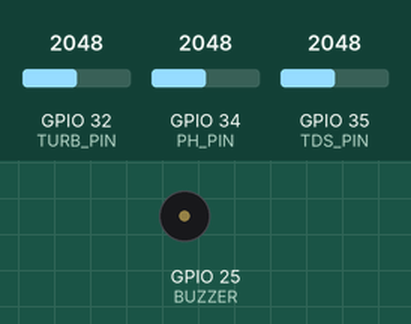
Recording of a sketch running on a simulated ESP32. Parts: buzzer (waves = sounding, pin HIGH). The test bench sets the inputs (shaded band); at power-on: GPIO 32 (TURB_PIN) = 2048, GPIO 34 (PH_PIN) = 2048, GPIO 35 (TDS_PIN) = 2048 (analog values on the 0–4095 scale). WiFi joins after 1.5 s; servers stay silent unless stated; uploads are accepted with an empty reply; what the sketch prints to the serial monitor is not drawn.

Above: at 2.8 s.
2.9 s: GPIO 32 (TURB_PIN) set to 2218
5.8 s: GPIO 32 (TURB_PIN) set to 2281
At 7.4 s:
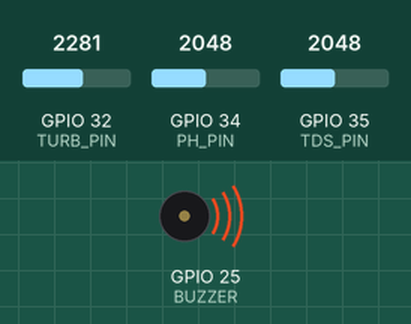
8.7 s: GPIO 32 (TURB_PIN) set to 2047
At 11.5 s:
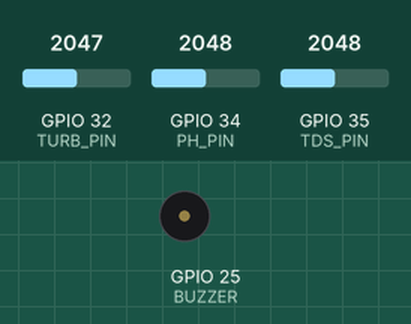
11.9 s: GPIO 32 (TURB_PIN) set to 1702
14.8 s: GPIO 32 (TURB_PIN) set to 1593
At 15.7 s:
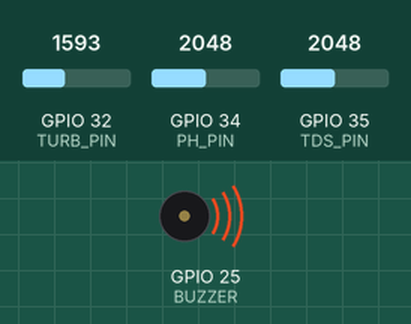
Timing chart, 0 to 17.8 s (numbered marks = the images above; inputs shaded):
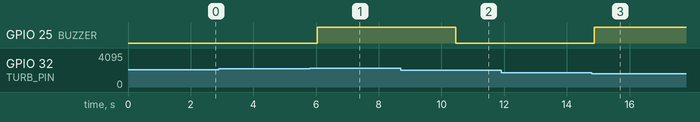

Measured:
- the behaviour switches between 2252 and 2253 on GPIO 32 (TURB_PIN) (found by bisection; images 0 and 1)
- the behaviour switches between 1638 and 1637 on GPIO 32 (TURB_PIN) (found by bisection; images 2 and 3)
- after the input at 2.9 s, every drawn part: stays the same
- after the input at 5.8 s, GPIO 25 (BUZZER): LOW → HIGH after 0.23 s
- after the input at 8.7 s, GPIO 25 (BUZZER): HIGH → LOW after 1.8 s
- after the input at 11.9 s, every drawn part: stays the same
- after the input at 14.8 s, GPIO 25 (BUZZER): LOW → HIGH after 0.07 s

The sketch:

enviroloop.ino
```cpp
/*******************************
ESP32 Water Quality Monitoring
POST: pH, TDS, Turbidity, Buzzer
*******************************/

#include <WiFi.h>
#include <HTTPClient.h>

/* ---------- WIFI ---------- */
const char* ssid = "iot";
const char* password = "12345678";
String postURL = "http://iotcloud22.in/4570/post_value.php";

WiFiClient client;
HTTPClient http;

/* ---------- PINS ---------- */
#define PH_PIN     34
#define TURB_PIN   32
#define TDS_PIN    35
#define BUZZER     25

/* ---------- SETUP ---------- */
void setup() {
  Serial.begin(115200);

  pinMode(BUZZER, OUTPUT);
  digitalWrite(BUZZER, LOW);

  analogReadResolution(12);
  analogSetAttenuation(ADC_11db);

  /* WiFi */
  Serial.print("Connecting WiFi");
  WiFi.begin(ssid, password);
  while (WiFi.status() != WL_CONNECTED) {
    delay(400);
    Serial.print(".");
  }
  Serial.println("\nWiFi Connected");

  Serial.println("=== Water Quality Monitoring Started ===");
}

/* ---------- POST FUNCTION ---------- */
void sendToServer(float ph, float tds, float turb, int buzzer)
{
  if (WiFi.status() != WL_CONNECTED) {
    Serial.println("WiFi NOT connected → POST skipped");
    return;
  }

  String postData =
      "value1=" + String(ph, 2) +
      "&value3=" + String(tds, 0) +
      "&value5=" + String(turb, 1) +
      "&value7=" + String(buzzer);

  Serial.println("POST DATA:");
  Serial.println(postData);

  http.begin(client, postURL);
  http.addHeader("Content-Type", "application/x-www-form-urlencoded");

  int code = http.POST(postData);
  Serial.print("POST CODE: ");
  Serial.println(code);

  http.end();
}

/* ---------- LOOP ---------- */
void loop() {

  /* -------- READ ADC -------- */
  int phRaw   = analogRead(PH_PIN);
  int turbRaw = analogRead(TURB_PIN);
  int tdsRaw  = analogRead(TDS_PIN);

  /* -------- ADC → VOLTAGE -------- */
  float vPH   = phRaw   * (3.3 / 4095.0);
  float vTurb = turbRaw * (3.3 / 4095.0);
  float vTDS  = tdsRaw  * (3.3 / 4095.0);

  /* -------- pH CALCULATION -------- */
  float pH;

  if (vPH <= 0.5)
    pH = vPH * 21.5;
  else if (vPH <= 1.0)
    pH = 1.75 + (vPH - 0.5) * (5.8 - 1.75) / 0.5;
  else if (vPH <= 2.5)
    pH = 6.5 + (vPH - 1.65) * (7.5 - 6.5) / 0.85;
  else
    pH = 10.5 + (vPH - 3.0) * (11.5 - 10.5) / 0.3;

  if (pH < 0) pH = 0;

  /* -------- TURBIDITY (NTU) -------- */
  float turbidity = (3.3 - vTurb) * (100.0 / 3.3);
  if (turbidity < 0) turbidity = 0;

  /* -------- TDS (ppm) -------- */
  float tds = (vTDS / 3.3) * 150;
  if (tds < 0) tds = 0;

  /* -------- BUZZER LOGIC -------- */
  bool buzzerOn = false;

  // SAFE TDS = 80–90 ppm
  if (tds < 60 || tds > 90) buzzerOn = true;

  // SAFE Turbidity = 45–60 NTU
  if (turbidity < 45 || turbidity > 60) buzzerOn = true;

  digitalWrite(BUZZER, buzzerOn ? HIGH : LOW);

  /* -------- SERIAL OUTPUT -------- */
  Serial.println("----------------------------");
  Serial.print("pH Value        : "); Serial.println(pH, 2);
  Serial.print("Turbidity NTU   : "); Serial.println(turbidity, 1);
  Serial.print("TDS (ppm)       : "); Serial.println(tds, 0);
  Serial.print("Buzzer Status   : ");
  Serial.println(buzzerOn ? "ON ❌" : "OFF ✅");

  /* -------- POST -------- */
  sendToServer(
    pH,
    tds,
    turbidity,
    buzzerOn ? 1 : 0
  );

  delay(2000);
}
```
